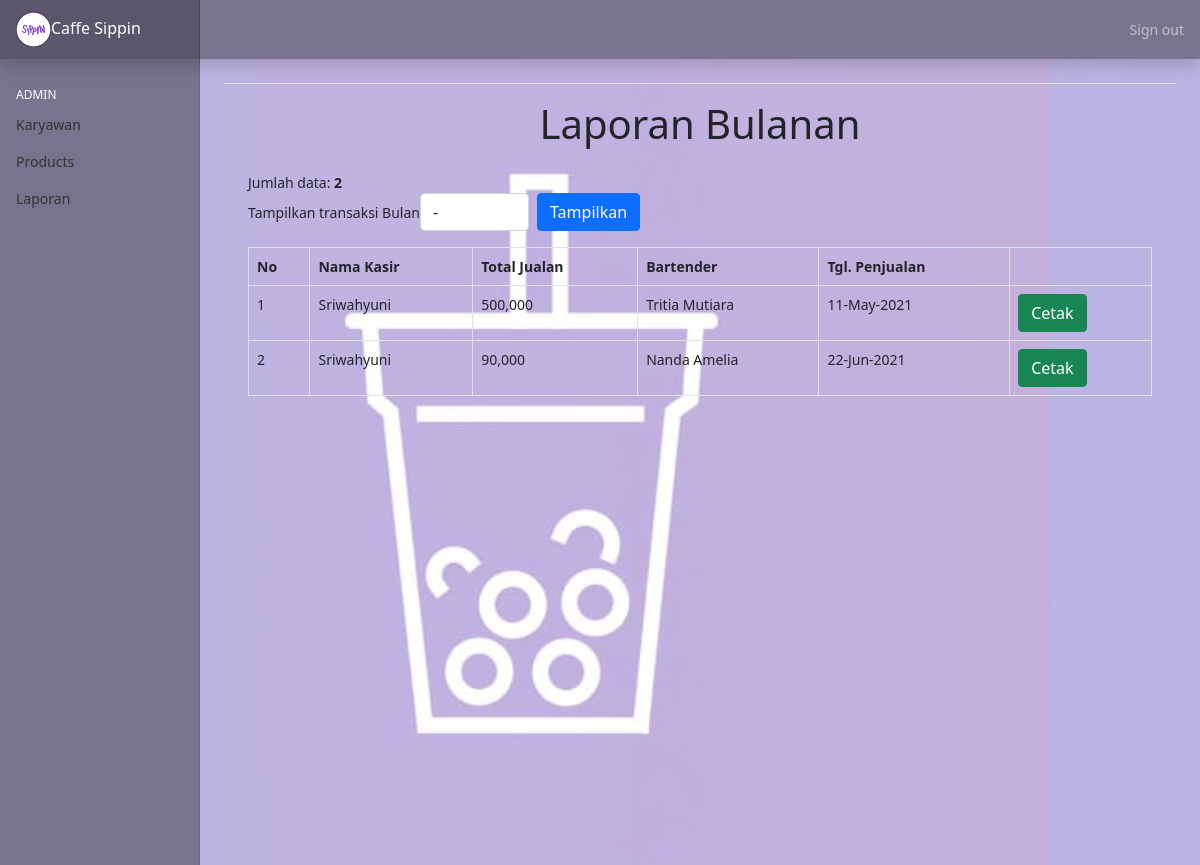
Page /admin/index.php?halaman=laporan (signed in) on the committed database.
### tables this page shows
CREATE TABLE `kasir` (
  `id_kerja` int(11) NOT NULL,
  `id_user` int(11) NOT NULL,
  `nama_kasir` varchar(250) NOT NULL,
  `bartender` text NOT NULL,
  `tanggal` date NOT NULL,
  `total_penjualan` int(11) NOT NULL
);

### admin/laporan.php (the view, shortened to what this page needs)
<?php
$conn = new mysqli('localhost', 'root', '', 'kasir_sippin');
if (isset($_POST['submit'])) {
 $bln = date($_POST['bulan']);
 if (!empty($bln)) {
  $q = mysqli_query($conn, "SELECT * FROM kasir WHERE MONTH(tanggal) = '$bln'");
 } else {
  $q = mysqli_query($conn, "SELECT * FROM kasir p");
 }
} else {
 $q = mysqli_query($conn, "SELECT * FROM kasir");
}
$s = $q->num_rows;
?>
<!DOCTYPE html>
<html>
<head>
</head>
<body>
 <div class="container">
  <center>
   <h1>Laporan Bulanan</h1>
  </center>
    <div class="row">
     <div class="col-md-4 pt-3">
      <span>Jumlah data: <b><?= $s ?></b></span>
     </div>
     <div class="col-">
      <form method="POST" action="" class="form-inline">
       <label for="date1">Tampilkan transaksi Bulan </label>
       <select class="form-control mr-2" name="bulan">
        <option value="">-</option>
       </select>
       <button type="submit" name="submit" class="btn btn-primary">Tampilkan</button>
      </form>
     </div>
    </div>
    <div class="mt-3">
     <table class="table table-bordered">
      <tr>
       <th>No</th>
       <th>Nama Kasir</th>
       <th>Total Jualan</th>
       <th>Bartender</th>
       <th>Tgl. Penjualan</th>
      </tr>
      <?php
      $no = 1;
      while ($r = $q->fetch_assoc()) {
      ?>
      <tr>
       <td><?= $no++ ?></td>
       <td><?= ucwords($r['nama_kasir']) ?></td>
       <td><?= number_format ($r['total_penjualan']) ?></td>
       <td><?= $r['bartender'] ?></td>
       <td><?= date('d-M-Y', strtotime($r['tanggal'])) ?></td>
       <td><a class="btn btn-success" href="index.php?halaman=tambah_minuman&id=<?php echo $data['id_minuman']; ?>">Cetak</a></td>
      </tr>
      <?php
      }
      ?>
     </table>
    </div>
   </div>
</body>
</html>

### assets/css/sippinstyle.css (style rules this page uses)
html, body { height: 100%; }
body { background-image: url(../../image/sippin.png); }

### assets/css/sidebar.css (style rules this page uses)
body { font-size: .875rem; }

### rows in the picture
kasir: nama_kasir "Sriwahyuni", total_penjualan "500,000", bartender "Tritia Mutiara", tanggal "11-May-2021"
kasir: nama_kasir "Sriwahyuni", total_penjualan "90,000", bartender "Nanda Amelia", tanggal "22-Jun-2021"

### other values in the picture
$s "2"
